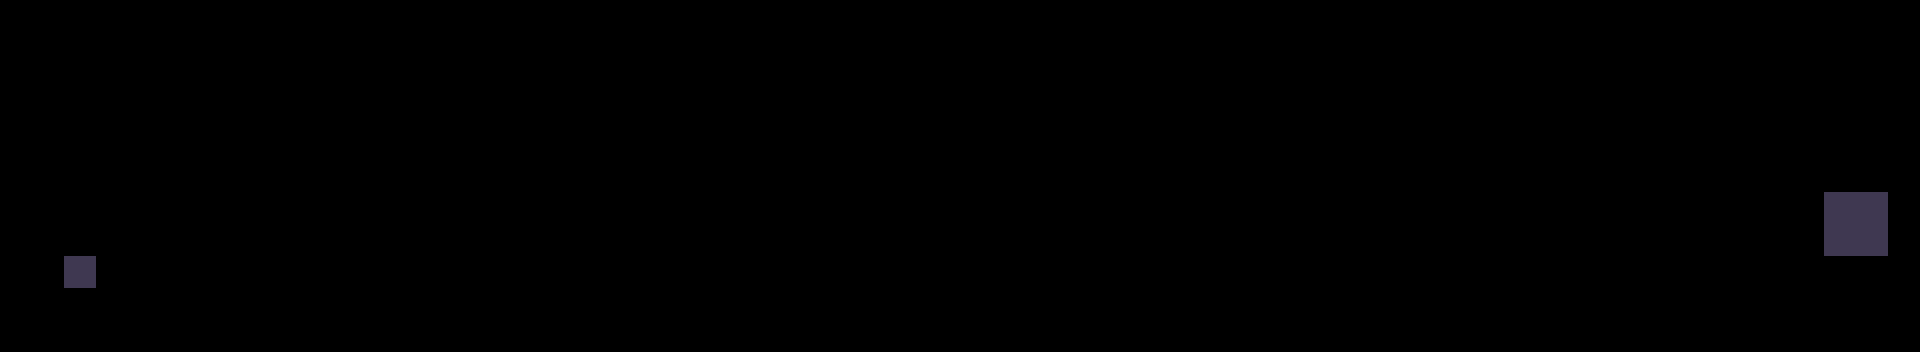

The image is a tile-based game level rendered from a .tmx file. Its description and source (layers, tilesets, objects; grid data summarised) follow:
An orthogonal 60x11 tile map with 32x32 px tiles, 1 tile layer (player), 9 hidden layers not drawn, 6 tilesets.

<map version="1.9" tiledversion="1.9.2" orientation="orthogonal" renderorder="right-down" width="60" height="11" tilewidth="32" tileheight="32" infinite="0" nextlayerid="20" nextobjectid="1">
 <editorsettings>
  <export target="../0/level_0.csv" format="csv" />
 </editorsettings>
 <tileset firstgid="1" source="terrain_tiles.tsx" />
 <tileset firstgid="248" source="crates.tsx" />
 <tileset firstgid="254" source="decorations.tsx" />
 <tileset firstgid="296" source="door.tsx" />
 <tileset firstgid="297" source="coins.tsx" />
 <tileset firstgid="298" source="enemy.tsx" />
 <layer id="4" name="walls" width="60" height="11" visible="0">
  <data>[660 cells, 266 non-empty, 16 distinct tile ids]</data>
 </layer>
 <layer id="5" name="bg_walls" width="60" height="11" visible="0">
  <data>[660 cells, 394 non-empty, 13 distinct tile ids]</data>
 </layer>
 <layer id="17" name="enemy" width="60" height="11" visible="0">
  <data>[660 cells, 4 non-empty, 2 distinct tile ids]</data>
 </layer>
 <layer id="18" name="collision" width="60" height="11" visible="0">
  <data>[660 cells, 8 non-empty, 5 distinct tile ids]</data>
 </layer>
 <layer id="19" name="player" width="60" height="11">
  <data>[660 cells, 5 non-empty, 1 distinct tile ids]</data>
 </layer>
 <layer id="11" name="crates" width="60" height="11" visible="0">
  <data>[660 cells, 8 non-empty, 3 distinct tile ids]</data>
 </layer>
 <layer id="12" name="wood" width="60" height="11" visible="0">
  <data>[660 cells, 13 non-empty, 4 distinct tile ids]</data>
 </layer>
 <layer id="13" name="bg_deco" width="60" height="11" visible="0">
  <data>[660 cells, 3 non-empty, 3 distinct tile ids]</data>
 </layer>
 <layer id="15" name="doors" width="60" height="11" visible="0">
  <data>[660 cells, 1 non-empty, 1 distinct tile ids]</data>
 </layer>
 <layer id="16" name="coins" width="60" height="11" visible="0" offsetx="8" offsety="-9">
  <data>[660 cells, 40 non-empty, 1 distinct tile ids]</data>
 </layer>
</map>
